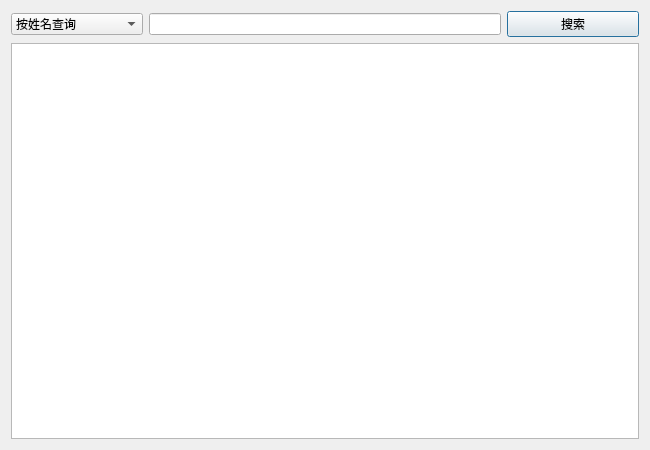
<?xml version="1.0" encoding="UTF-8"?>
<ui version="4.0">
 <class>query</class>
 <widget class="QDialog" name="query">
  <property name="geometry">
   <rect>
    <x>0</x>
    <y>0</y>
    <width>650</width>
    <height>450</height>
   </rect>
  </property>
  <property name="minimumSize">
   <size>
    <width>650</width>
    <height>450</height>
   </size>
  </property>
  <property name="maximumSize">
   <size>
    <width>650</width>
    <height>450</height>
   </size>
  </property>
  <property name="windowTitle">
   <string>Dialog</string>
  </property>
  <layout class="QVBoxLayout" name="verticalLayout">
   <item>
    <layout class="QHBoxLayout" name="horizontalLayout" stretch="3,8,3">
     <item>
      <widget class="QComboBox" name="cbb_method">
       <item>
        <property name="text">
         <string>按姓名查询</string>
        </property>
       </item>
       <item>
        <property name="text">
         <string>按学号查询</string>
        </property>
       </item>
       <item>
        <property name="text">
         <string>按院系查询</string>
        </property>
       </item>
       <item>
        <property name="text">
         <string>显示所有</string>
        </property>
       </item>
      </widget>
     </item>
     <item>
      <widget class="QLineEdit" name="le_cnt"/>
     </item>
     <item>
      <widget class="QPushButton" name="btn_search">
       <property name="text">
        <string>搜索</string>
       </property>
      </widget>
     </item>
    </layout>
   </item>
   <item>
    <widget class="QTableView" name="tableView"/>
   </item>
  </layout>
 </widget>
 <resources/>
 <connections/>
</ui>
